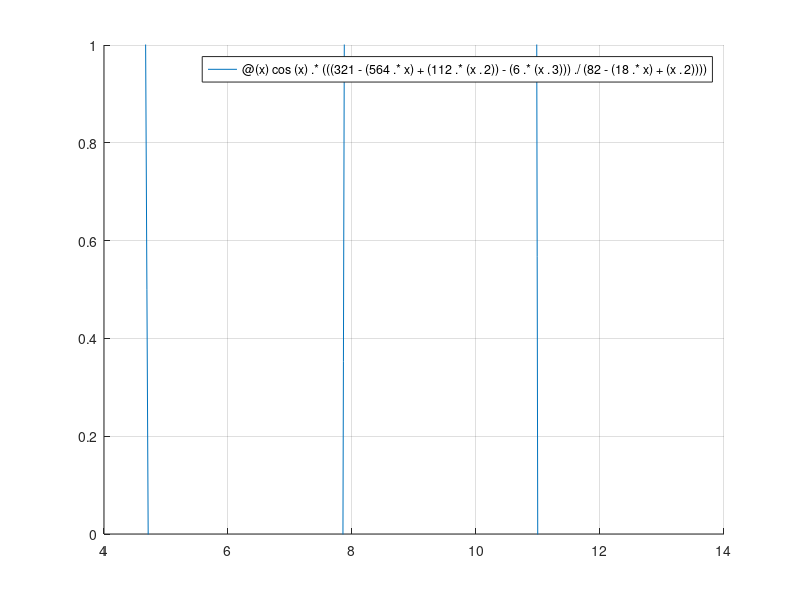

MATLAB code for this plot:
clc 
clear all
close all
f=@(x) cos(x).*(((321-(564.*x)+(112.*(x.^2))-(6.*(x.^3)))./(82-(18.*x)+(x.^2))));

a=4; b=14;

grid on;
hold on;
axis(axis);
fplot(f,[a,b])

% n=6;
% x=linspace(a,b,n+1); %creo n+1 nodi equidistanti
% y=f(x);
% p=polyfit(x,y,n);
% 
% xx=linspace(x,y,100);
% yp=polyval(p,xx);
% plot(xx,yp,'g')
% 
% n=20;
% x=linspace(a,b,n+1); %creo n+1 nodi equidistanti
% y=f(x);
% p=polyfit(x,y,n);
% 
% xx=linspace(x,y,100);
% yp=polyval(p,xx);
% plot(xx,yp,'r')
% 
% ys=spline(xx,y);
% plot(xx,ys,'b')
% 
